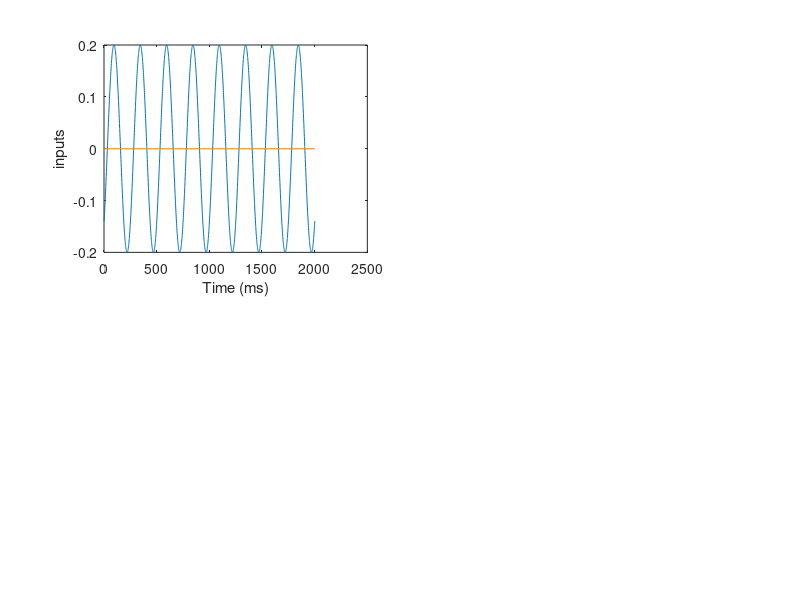

This chart was generated by the following MATLAB code: (Note: this script raises an error after producing the figure.)
clear all
close all

% load('u_it0.mat')

rng(5);
t_total = 2001;
dt = 1;
norm_noise = .1;
N = 1000; %number of neurons in LSM
tau_net = 10; %time constant for excitatory synaptic activation
g = 1; %LSM gain factor
p_c = .25;
r_0 = .2;
f_x = .0004;
f_y = .0002;
omega = 2*pi*(.004);
I = .2;
k_length = 2;


J_ij = normrnd(0,g/sqrt(N),N,N); %LSM recurrent weights
% J_ij = (g/sqrt(p_c*N))*full(sprandn(N,N,p_c));
eig_W = eig(J_ij);
theta_i = rand(N,1)*2*pi;
PI_it_t1 = I*cos(omega*(1:t_total) + theta_i);
PI_it_x1 = zeros(N,t_total);
PI_it_x1(:,1:100) = I;
rate_it_record = zeros(N,t_total,k_length);

u_it0 = normrnd(0,1,N,1);

% figure
% plot(PI_it_t1(1,:))

for k = 1:k_length
    if k == 1
%         PI_it_t = zeros(N,t_total); %input signal in t
        PI_it_t = PI_it_t1;
        PI_it_x = zeros(N,t_total); %input signal in x
        PI_it_y = zeros(N,t_total); %input signal in y
    elseif k == 2
        PI_it_t = PI_it_t1;
%         PI_it_t = abs(1*sin(2*pi*f_x*(1:t_total)));
%         PI_it_t(1:1000) = 1;
%         PI_it_t = zeros(1,t_total);
        PI_it_x = PI_it_x1;
%         PI_it_x = (-2500:2500).^2; 
%         PI_it_x = PI_it_x./max(PI_it_x); 
%         PI_it_y = zeros(N,t_total); 
    end
    u_it = zeros(N,t_total);
    rate_it = zeros(N,t_total);
    u_it(:,1) = normrnd(0,1,N,1);
%     u_it(:,1) = u_it0;

    figure('Renderer', 'painters', 'Position', [200 300 1000 700])
    subplot(2,2,1)
    plot(PI_it_t(1,:))
    hold on
    plot(PI_it_x(1,:))
    hold on
    plot(PI_it_y(1,:))
    ylabel('inputs')
    xlabel('Time (ms)')

    for t = 2:t_total
        rate_it(:,t-1) = phi(u_it(:,t-1),r_0);
        sum_wji = J_ij*rate_it(:,t-1);
        position_input = PI_it_t(:,t) + PI_it_x(:,t) + PI_it_y(:,t);
        del_ui = (randn(N,1)*norm_noise + position_input -u_it(:,t-1) + sum_wji)*(dt/tau_net);
        u_it(:,t) = u_it(:,t-1) + del_ui;
    end
    
    rate_it_record(:,:,k) = rate_it;
    
    a_corr = zeros(1,t_total);
    for tau = 1:t_total
        a_corr_tau = rate_it(:,1:(t_total-tau)).*rate_it(:,tau+1:t_total);
        a_corr_sum = sum(a_corr_tau,1)/N;
        a_corr(tau) = sum(a_corr_sum)/(t_total-tau);
    end
        
    subplot(2,2,2)
    imagesc(rate_it)
    ylabel('RNN activity')
    xlabel('Time (ms)')
    
    subplot(2,2,3)
    plot(a_corr)
    ylabel('Autocorrelation')
    xlabel('Time (ms)')
end

corr_12 = zeros(1,t_total);
for t = 1:t_total
    mean_t = mean(rate_it(:,t));
    corr_12(t) = corr(rate_it_record(:,t,1),rate_it_record(:,t,2));
end

subplot(2,2,4)
plot(corr_12)
ylabel('Correlation betweeen state 1 and state 2 at time t')
xlabel('Time (ms)')


figure
plot(eig_W,'o')
hold on
plot(cos(0:.01:2*pi),sin(0:.01:2*pi));
xlabel('Real component')
ylabel('imaginary component')
title('Eigenvalues')
xlim([-1.5 1.5])
ylim([-1.5 1.5])

function y = phi(x,r_0)
y = r_0*tanh(x/r_0).*(x<=0) + (2-r_0)*tanh(x/(2-r_0)).*(x>0);
end
